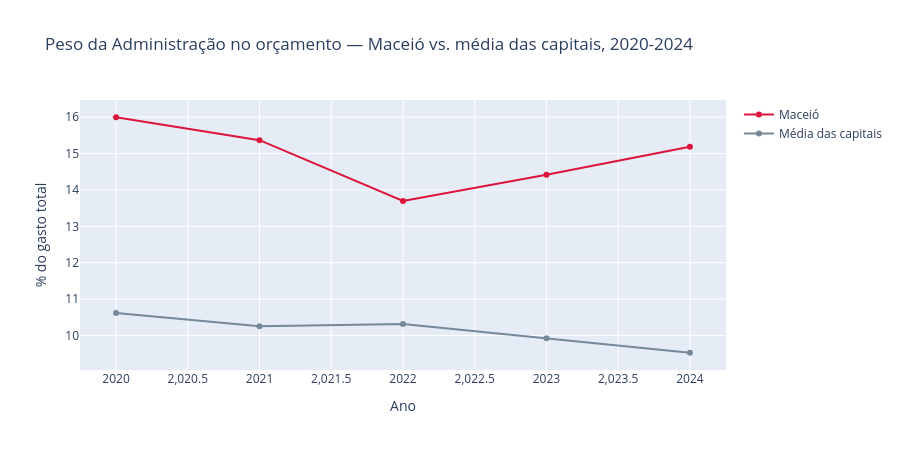

Notebook source saved alongside this figure:
### Code cell
df_admin_melt = df_administracao_temporal.melt(
    id_vars="ano", value_vars=["maceio", "media_capitais"],
    var_name="serie", value_name="pct_administracao"
)
df_admin_melt["serie"] = df_admin_melt["serie"].map({"maceio": "Maceió", "media_capitais": "Média das capitais"})

fig2 = px.line(
    df_admin_melt,
    x="ano",
    y="pct_administracao",
    color="serie",
    markers=True,
    color_discrete_map={"Maceió": "crimson", "Média das capitais": "lightslategray"},
    title="Peso da Administração no orçamento — Maceió vs. média das capitais, 2020-2024",
    labels={"pct_administracao": "% do gasto total", "ano": "Ano", "serie": ""},
)
fig2.update_layout(height=450)
fig2.show()

### Figure 1 — Plotly figure (JSON) as saved in the notebook; plotly's stock layout.template omitted (floating-point values rounded to 4 significant figures)
{"data": [{"hovertemplate": "=Maceió<br>Ano=%{x}<br>% do gasto total=%{y}<extra></extra>", "legendgroup": "Maceió", "line": {"color": "crimson", "dash": "solid"}, "marker": {"symbol": "circle"}, "mode": "lines+markers", "name": "Maceió", "orientation": "v", "showlegend": true, "type": "scatter", "x": [2020, 2021, 2022, 2023, 2024], "xaxis": "x", "y": [16.0, 15.37, 13.7, 14.42, 15.19], "yaxis": "y"}, {"hovertemplate": "=Média das capitais<br>Ano=%{x}<br>% do gasto total=%{y}<extra></extra>", "legendgroup": "Média das capitais", "line": {"color": "lightslategray", "dash": "solid"}, "marker": {"symbol": "circle"}, "mode": "lines+markers", "name": "Média das capitais", "orientation": "v", "showlegend": true, "type": "scatter", "x": [2020, 2021, 2022, 2023, 2024], "xaxis": "x", "y": [10.62, 10.25, 10.32, 9.924, 9.525], "yaxis": "y"}], "layout": {"height": 450, "legend": {"title": {"text": ""}, "tracegroupgap": 0}, "title": {"text": "Peso da Administração no orçamento — Maceió vs. média das capitais, 2020-2024"}, "xaxis": {"anchor": "y", "domain": [0, 1], "title": {"text": "Ano"}}, "yaxis": {"anchor": "x", "domain": [0, 1], "title": {"text": "% do gasto total"}}}}
